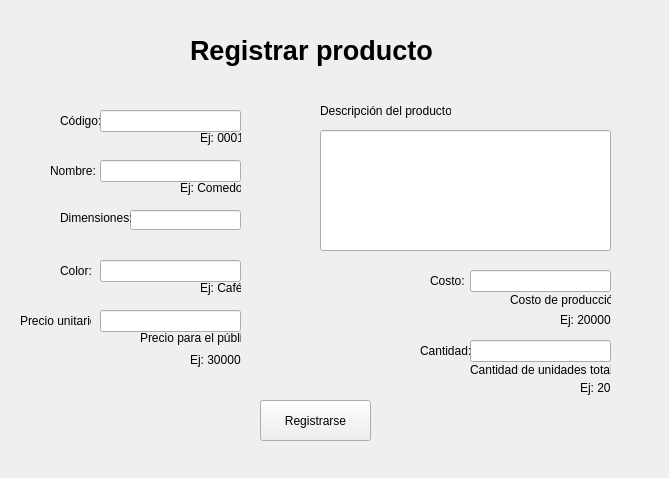
<?xml version="1.0" encoding="UTF-8"?>
<ui version="4.0">
 <class>AProducto</class>
 <widget class="QWidget" name="AProducto">
  <property name="geometry">
   <rect>
    <x>0</x>
    <y>0</y>
    <width>669</width>
    <height>478</height>
   </rect>
  </property>
  <property name="windowTitle">
   <string>Form</string>
  </property>
  <widget class="QLineEdit" name="dimension">
   <property name="geometry">
    <rect>
     <x>130</x>
     <y>210</y>
     <width>111</width>
     <height>20</height>
    </rect>
   </property>
   <property name="maxLength">
    <number>50</number>
   </property>
  </widget>
  <widget class="QLabel" name="label_11">
   <property name="geometry">
    <rect>
     <x>60</x>
     <y>210</y>
     <width>71</width>
     <height>16</height>
    </rect>
   </property>
   <property name="text">
    <string>Dimensiones:</string>
   </property>
  </widget>
  <widget class="QLabel" name="label_28">
   <property name="geometry">
    <rect>
     <x>190</x>
     <y>350</y>
     <width>51</width>
     <height>20</height>
    </rect>
   </property>
   <property name="text">
    <string>Ej: 30000</string>
   </property>
  </widget>
  <widget class="QLabel" name="label_30">
   <property name="geometry">
    <rect>
     <x>580</x>
     <y>380</y>
     <width>41</width>
     <height>16</height>
    </rect>
   </property>
   <property name="text">
    <string>Ej: 20</string>
   </property>
  </widget>
  <widget class="QLabel" name="label_23">
   <property name="geometry">
    <rect>
     <x>470</x>
     <y>360</y>
     <width>141</width>
     <height>20</height>
    </rect>
   </property>
   <property name="text">
    <string>Cantidad de unidades totales</string>
   </property>
  </widget>
  <widget class="QLineEdit" name="nombre">
   <property name="geometry">
    <rect>
     <x>100</x>
     <y>160</y>
     <width>141</width>
     <height>22</height>
    </rect>
   </property>
   <property name="text">
    <string/>
   </property>
   <property name="maxLength">
    <number>100</number>
   </property>
  </widget>
  <widget class="QLineEdit" name="cantidad">
   <property name="geometry">
    <rect>
     <x>470</x>
     <y>340</y>
     <width>141</width>
     <height>22</height>
    </rect>
   </property>
   <property name="text">
    <string/>
   </property>
   <property name="maxLength">
    <number>30</number>
   </property>
  </widget>
  <widget class="QPushButton" name="pushButton_2">
   <property name="geometry">
    <rect>
     <x>260</x>
     <y>400</y>
     <width>111</width>
     <height>41</height>
    </rect>
   </property>
   <property name="text">
    <string>Registrarse</string>
   </property>
  </widget>
  <widget class="QLabel" name="label_27">
   <property name="geometry">
    <rect>
     <x>200</x>
     <y>130</y>
     <width>41</width>
     <height>16</height>
    </rect>
   </property>
   <property name="text">
    <string>Ej: 0001</string>
   </property>
  </widget>
  <widget class="QLabel" name="label_29">
   <property name="geometry">
    <rect>
     <x>560</x>
     <y>310</y>
     <width>51</width>
     <height>20</height>
    </rect>
   </property>
   <property name="text">
    <string>Ej: 20000</string>
   </property>
  </widget>
  <widget class="QLabel" name="label_10">
   <property name="geometry">
    <rect>
     <x>420</x>
     <y>340</y>
     <width>51</width>
     <height>21</height>
    </rect>
   </property>
   <property name="text">
    <string>Cantidad:</string>
   </property>
  </widget>
  <widget class="QLabel" name="label_6">
   <property name="geometry">
    <rect>
     <x>60</x>
     <y>260</y>
     <width>41</width>
     <height>21</height>
    </rect>
   </property>
   <property name="text">
    <string>Color:</string>
   </property>
  </widget>
  <widget class="QLineEdit" name="costo">
   <property name="geometry">
    <rect>
     <x>470</x>
     <y>270</y>
     <width>141</width>
     <height>22</height>
    </rect>
   </property>
   <property name="text">
    <string/>
   </property>
   <property name="maxLength">
    <number>30</number>
   </property>
  </widget>
  <widget class="QLabel" name="label_7">
   <property name="geometry">
    <rect>
     <x>60</x>
     <y>110</y>
     <width>51</width>
     <height>21</height>
    </rect>
   </property>
   <property name="text">
    <string>Código:</string>
   </property>
  </widget>
  <widget class="QLineEdit" name="precio">
   <property name="geometry">
    <rect>
     <x>100</x>
     <y>310</y>
     <width>141</width>
     <height>22</height>
    </rect>
   </property>
   <property name="text">
    <string/>
   </property>
   <property name="maxLength">
    <number>30</number>
   </property>
  </widget>
  <widget class="QLabel" name="label">
   <property name="geometry">
    <rect>
     <x>50</x>
     <y>160</y>
     <width>61</width>
     <height>21</height>
    </rect>
   </property>
   <property name="text">
    <string>Nombre:</string>
   </property>
  </widget>
  <widget class="QLabel" name="label_20">
   <property name="geometry">
    <rect>
     <x>140</x>
     <y>330</y>
     <width>101</width>
     <height>16</height>
    </rect>
   </property>
   <property name="text">
    <string>Precio para el público</string>
   </property>
  </widget>
  <widget class="QLabel" name="label_26">
   <property name="geometry">
    <rect>
     <x>200</x>
     <y>280</y>
     <width>41</width>
     <height>16</height>
    </rect>
   </property>
   <property name="text">
    <string>Ej: Café</string>
   </property>
  </widget>
  <widget class="QLabel" name="label_3">
   <property name="geometry">
    <rect>
     <x>190</x>
     <y>30</y>
     <width>261</width>
     <height>41</height>
    </rect>
   </property>
   <property name="font">
    <font>
     <pointsize>20</pointsize>
     <weight>75</weight>
     <italic>false</italic>
     <bold>true</bold>
     <kerning>true</kerning>
    </font>
   </property>
   <property name="text">
    <string>Registrar producto</string>
   </property>
  </widget>
  <widget class="QLabel" name="label_19">
   <property name="geometry">
    <rect>
     <x>180</x>
     <y>180</y>
     <width>61</width>
     <height>16</height>
    </rect>
   </property>
   <property name="text">
    <string>Ej: Comedor</string>
   </property>
  </widget>
  <widget class="QLineEdit" name="descripcion">
   <property name="geometry">
    <rect>
     <x>320</x>
     <y>130</y>
     <width>291</width>
     <height>121</height>
    </rect>
   </property>
   <property name="text">
    <string/>
   </property>
   <property name="maxLength">
    <number>1000000000</number>
   </property>
   <property name="alignment">
    <set>Qt::AlignLeading|Qt::AlignLeft|Qt::AlignTop</set>
   </property>
  </widget>
  <widget class="QLabel" name="label_8">
   <property name="geometry">
    <rect>
     <x>20</x>
     <y>310</y>
     <width>71</width>
     <height>21</height>
    </rect>
   </property>
   <property name="text">
    <string>Precio unitario:</string>
   </property>
  </widget>
  <widget class="QLineEdit" name="color">
   <property name="geometry">
    <rect>
     <x>100</x>
     <y>260</y>
     <width>141</width>
     <height>22</height>
    </rect>
   </property>
   <property name="text">
    <string/>
   </property>
   <property name="maxLength">
    <number>20</number>
   </property>
  </widget>
  <widget class="QLabel" name="label_4">
   <property name="geometry">
    <rect>
     <x>160</x>
     <y>70</y>
     <width>331</width>
     <height>371</height>
    </rect>
   </property>
   <property name="text">
    <string/>
   </property>
   <property name="pixmap">
    <pixmap>../imagenes/fondo.png</pixmap>
   </property>
   <property name="scaledContents">
    <bool>true</bool>
   </property>
  </widget>
  <widget class="QLabel" name="label_21">
   <property name="geometry">
    <rect>
     <x>510</x>
     <y>290</y>
     <width>101</width>
     <height>20</height>
    </rect>
   </property>
   <property name="text">
    <string>Costo de producción</string>
   </property>
  </widget>
  <widget class="QLabel" name="label_2">
   <property name="geometry">
    <rect>
     <x>320</x>
     <y>100</y>
     <width>131</width>
     <height>21</height>
    </rect>
   </property>
   <property name="text">
    <string>Descripción del producto:</string>
   </property>
  </widget>
  <widget class="QLineEdit" name="codigo">
   <property name="geometry">
    <rect>
     <x>100</x>
     <y>110</y>
     <width>141</width>
     <height>22</height>
    </rect>
   </property>
   <property name="text">
    <string/>
   </property>
   <property name="maxLength">
    <number>30</number>
   </property>
  </widget>
  <widget class="QLabel" name="label_9">
   <property name="geometry">
    <rect>
     <x>430</x>
     <y>270</y>
     <width>41</width>
     <height>21</height>
    </rect>
   </property>
   <property name="text">
    <string>Costo:</string>
   </property>
  </widget>
  <zorder>label_4</zorder>
  <zorder>dimension</zorder>
  <zorder>label_11</zorder>
  <zorder>label_28</zorder>
  <zorder>label_30</zorder>
  <zorder>label_23</zorder>
  <zorder>nombre</zorder>
  <zorder>cantidad</zorder>
  <zorder>pushButton_2</zorder>
  <zorder>label_27</zorder>
  <zorder>label_29</zorder>
  <zorder>label_10</zorder>
  <zorder>label_6</zorder>
  <zorder>costo</zorder>
  <zorder>label_7</zorder>
  <zorder>precio</zorder>
  <zorder>label</zorder>
  <zorder>label_20</zorder>
  <zorder>label_26</zorder>
  <zorder>label_3</zorder>
  <zorder>label_19</zorder>
  <zorder>descripcion</zorder>
  <zorder>label_8</zorder>
  <zorder>color</zorder>
  <zorder>label_21</zorder>
  <zorder>label_2</zorder>
  <zorder>codigo</zorder>
  <zorder>label_9</zorder>
 </widget>
 <resources/>
 <connections/>
</ui>
